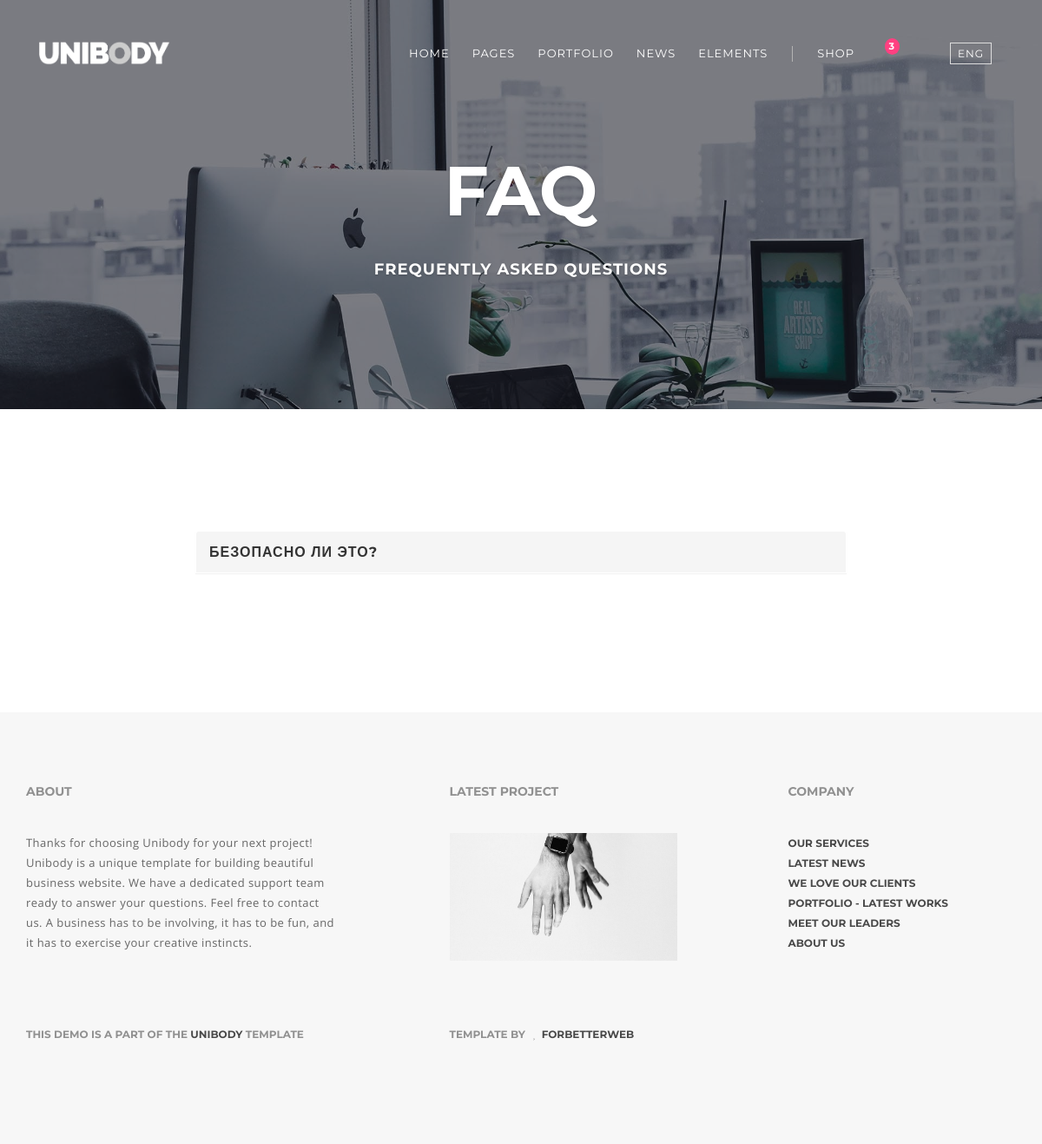
Page /faq/ on the earlier database version.
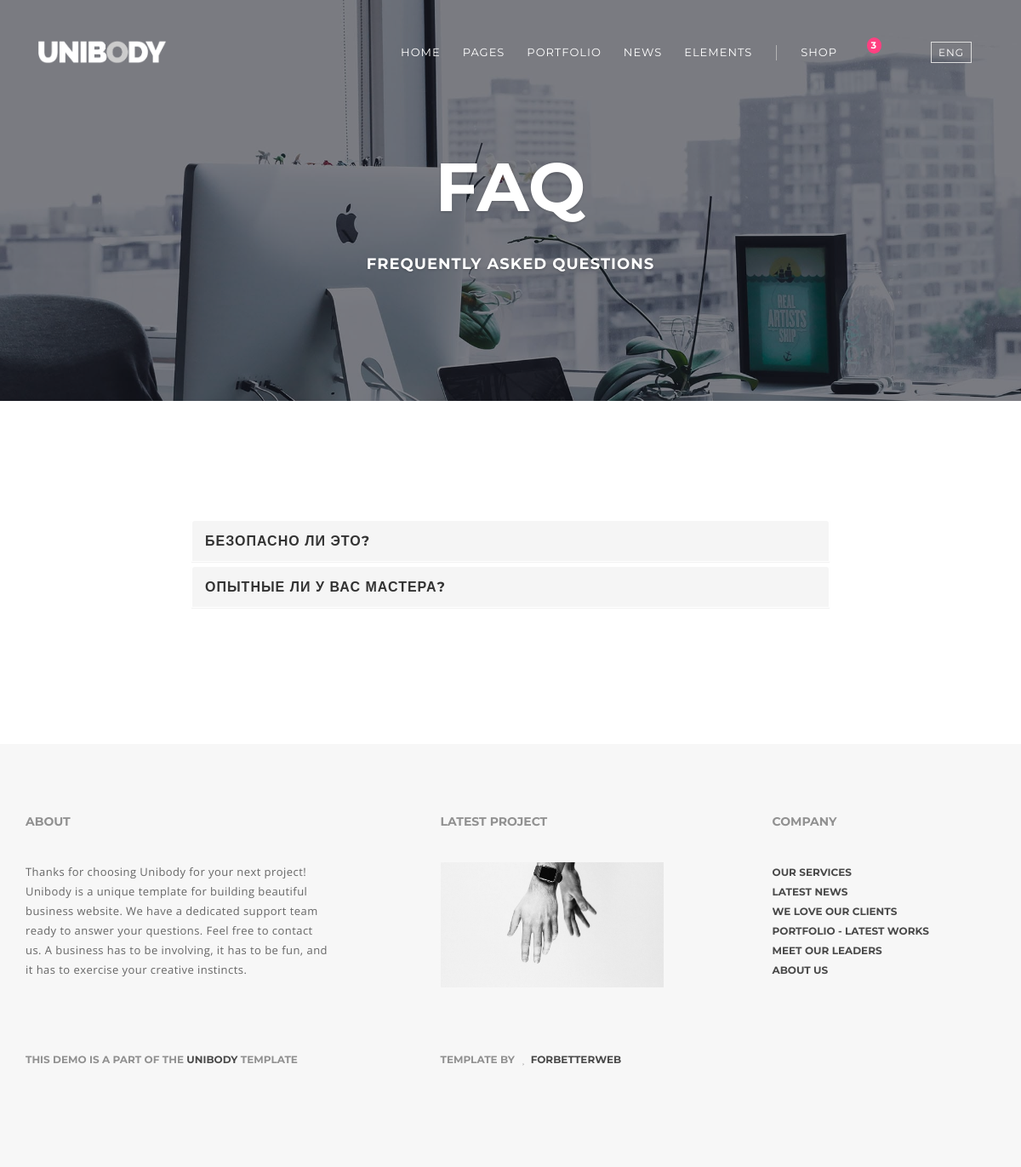
Same page on the later database version.
### main/models.py (models this page shows, shortened)
class Faq(models.Model):
    title = models.CharField(max_length=255, verbose_name='Название')
    question = models.CharField(max_length=255, verbose_name='Вопрос')
    answer = models.CharField(max_length=1000, verbose_name='Ответ')
    class Meta:
        verbose_name = 'Вопрос/Ответ'
        verbose_name_plural = 'Вопрос(-ов)/Ответ(-ов)'
        ordering = ['id']

### main/views.py (the view)
# urls.py: path('faq/', faq, name='faq'),
def faq(request):
    return render(request, 'main/faq.html')

### main/templatetags/faq_tag.py (called while the page is built)
@register.inclusion_tag('main/faq_list.html')
def show_faq():
    faq = Faq.objects.all()
    return {'faq': faq}

### main/templates/main/faq.html (shortened to what this page needs)
{% load static %}
{% load faq_tag %}
<!DOCTYPE html>
<html lang="en">
  <head>
    <link href="{% static 'css/bootstrap.min.css' %}" rel="stylesheet">
    <link href="{% static 'css/main.css' %}" rel="stylesheet">
  </head>
  <body class="top" id="page-top" data-spy="scroll" data-target=".navbar-fixed-top">
    <nav class="navbar navbar-unibody navbar-custom navbar-fixed-top">
      <div class="container">
        <div class="navbar-header">
          <a class="navbar-brand page-scroll" href="#page-top">
            <img class="logo" src="{% static 'img/logo.png' %}" alt="Logo"><img class="logodark" src="{% static 'img/logodark.png' %}" alt="Logo"></a>
        </div>
        <div class="collapse navbar-collapse navbar-main-collapse">
          <ul class="nav navbar-nav navbar-left">
            <li><a href="#">Home </a>
            </li>
            <li><a href="#">Pages </a>
            </li>
            <li><a href="#">Portfolio </a>
            </li>
            <li><a href="#">News </a>
            </li>
            <li><a href="#">Elements </a>
            </li>
            <li><a href="#">Shop </a>
            </li>
            <li class="dropdown"><a class="dropdown-toggle" href="#"><i class="fa fa-shopping-bag fa-lg"></i><span class="badge">3</span></a>
            </li>
            <li class="visible-lg">&nbsp;</li>
            <li class="dropdown"><a class="dropdown-toggle" href="#"><i class="fa fa-search fa-lg"></i></a>
            </li>
            <li class="dropdown"><a class="dropdown-toggle" href="#"><span class="lang">Eng</span></a>
            </li>
          </ul>
        </div>
      </div>
    </nav>
    <header class="intro introhalf" data-background="img/main/11.jpg">
      <div class="intro-body">
        <h1>FAQ</h1>
        <h4>Frequently Asked Questions</h4>
      </div>
    </header>
    {% show_faq %}
    <section class="section-small bg-gray footer">
      <div class="container">
        <div class="row">
          <div class="col-md-4">
            <h5>About</h5>
            <p>Thanks for choosing Unibody for your next project! Unibody is a unique template for building  beautiful business website. We have a dedicated support team ready to answer your questions. Feel free to contact us. A business has to be involving, it has to be fun, and it has to exercise your creative instincts.</p>
          </div>
          <div class="col-md-3 col-md-offset-1 footer-menu">
            <h5>Latest project</h5>
            <p><a href="portfolio-single.html"><img class="img-responsive center-block" src="img/main/42.jpg" alt=""></a></p>
          </div>
          <div class="col-md-3 col-md-offset-1 footer-menu">
            <h5>Company</h5>
            <h6 class="no-pad"><a href="services.html">Our Services</a></h6>
            <h6 class="no-pad"><a href="news-single.html">Latest news</a></h6>
            <h6 class="no-pad"><a href="clients.html">We love our clients</a></h6>
            <h6 class="no-pad"><a href="portfolio-masonry-4.html">Portfolio - Latest works</a></h6>
            <h6 class="no-pad"><a href="team.html">Meet our leaders</a></h6>
            <h6 class="no-pad"><a href="about.html">About us</a></h6>
          </div>
        </div>
        <div class="row">
          <div class="col-md-4">
            <h6>This demo is a part of the <a href="http://ForBetterWeb.com">Unibody</a> template
            </h6>
          </div>
          <div class="col-md-3 col-md-offset-1">
            <h6>Template By <a href="http://ForBetterWeb.com"><i class="fa fa-heart fa-fw"></i>forbetterweb</a>
            </h6>
          </div>
          <div class="col-md-3 col-md-offset-1">
            <ul class="list-inline">
              <li><a href="/"><i class="fa fa-twitter fa-fw fa-lg"></i></a></li>
              <li><a href="/"><i class="fa fa-facebook fa-fw fa-lg"></i></a></li>
              <li><a href="/"><i class="fa fa-google-plus fa-fw fa-lg"></i></a></li>
              <li><a href="/"><i class="fa fa-linkedin fa-fw fa-lg"></i></a></li>
            </ul>
          </div>
        </div>
      </div>
    </section>
  </body>
</html>

### main/templates/main/faq_list.html (shortened to what this page needs)
<section>
    <div class="container">
        <div class="row wow fadeIn">
            <div class="col-md-8 col-md-offset-2">
                <div class="panel-group" id="accordion" role="tablist" aria-multiselectable="true">
                    {% for item in faq %}
                    <div class="panel panel-default">
                        <div class="panel-heading" id="headingTwo" role="tab">
                            <h4 class="panel-title"><a class="collapsed" role="button" data-toggle="collapse"
                                                       data-parent="#accordion" href="#collapseTwo"
                                                       aria-expanded="false" aria-controls="collapseTwo">
                                                       {{ item.question }}
                                                    </a></h4>
                        </div>
                    </div>
                    {% endfor %}
                </div>
            </div>
        </div>
    </div>
</section>

Differences in the rows shown:
added Faq: question "ОПЫТНЫЕ ЛИ У ВАС МАСТЕРА?"
